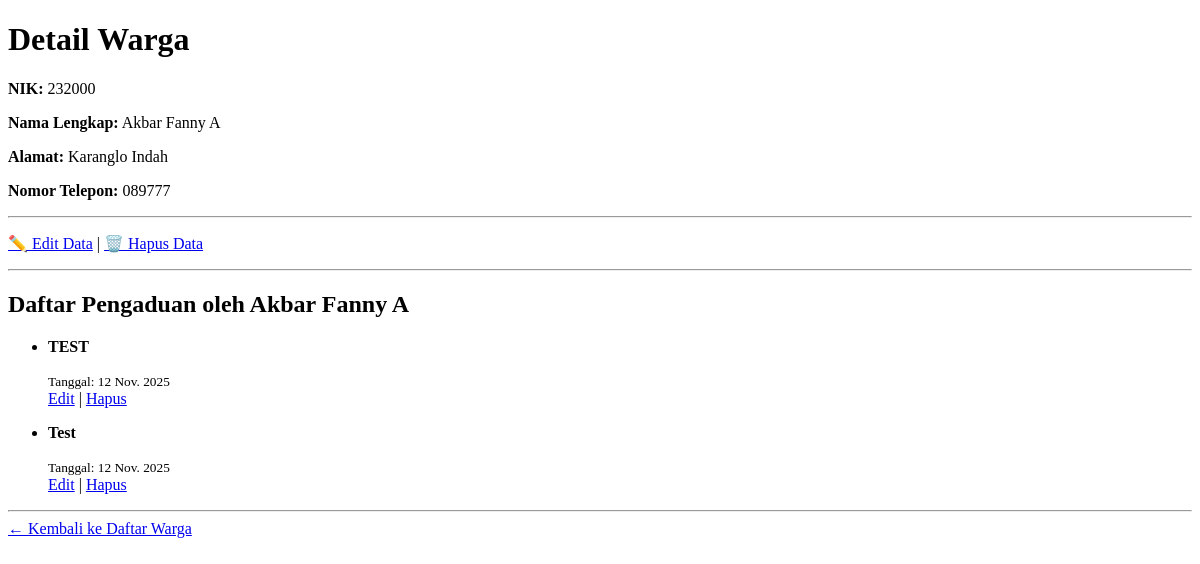
/warga/2/, run on an earlier commit of the app's database.
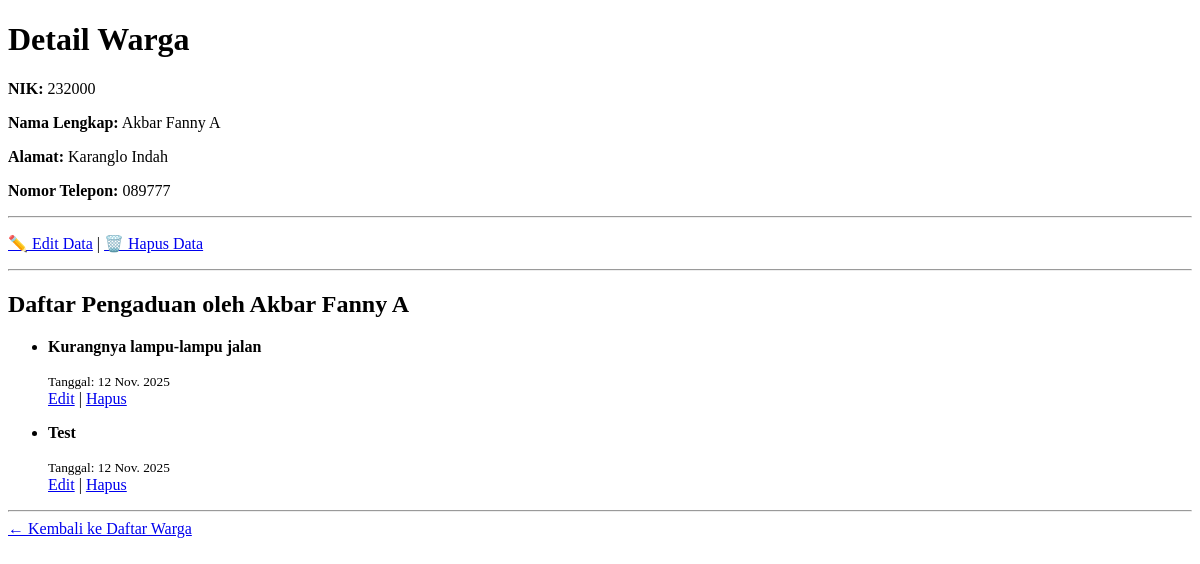
And on a later commit of the database.
### warga/models.py (models this page shows, shortened)
class Warga(models.Model):
    nik = models.CharField(max_length=20, unique=True)
    nama_lengkap = models.CharField(max_length=100)
    alamat = models.TextField()
    no_telepon = models.CharField(max_length=15)

class Pengaduan(models.Model):
    warga = models.ForeignKey(Warga, on_delete=models.CASCADE, null=True, blank=True)
    isi_laporan = models.TextField()
    tanggal = models.DateField(auto_now_add=True)

### warga/views.py (the view)
# urls.py: path('<int:pk>/', WargaDetailView.as_view(), name='warga-detail'),
class WargaDetailView(DetailView):
    model = Warga
    template_name = 'warga/warga_detail.html'
    context_object_name = 'warga'

### warga/templates/warga/warga_detail.html (shortened to what this page needs)
<!DOCTYPE html>
<html lang="id">
<head>
</head>
<body>
    <h1>Detail Warga</h1>
    <p><strong>NIK:</strong> {{ warga.nik }}</p>
    <p><strong>Nama Lengkap:</strong> {{ warga.nama_lengkap }}</p>
    <p><strong>Alamat:</strong> {{ warga.alamat }}</p>
    <p><strong>Nomor Telepon:</strong> {{ warga.no_telepon }}</p>
    <hr>
    <p>
        <a href="{% url 'warga-edit' warga.pk %}">✏️ Edit Data</a> |
        <a href="{% url 'warga-hapus' warga.pk %}">🗑️ Hapus Data</a>
    </p>
    <hr>
    <h2>Daftar Pengaduan oleh {{ warga.nama_lengkap }}</h2>
    <ul>
        {% for aduan in warga.pengaduan_set.all %}
            <li>
                <p><strong>{{ aduan.isi_laporan }}</strong></p>
                <small>Tanggal: {{ aduan.tanggal }}</small><br>
                <a href="{% url 'pengaduan-edit' aduan.pk %}">Edit</a> |
                <a href="{% url 'pengaduan-hapus' aduan.pk %}">Hapus</a>
            </li>
        {% empty %}
            <li>Belum ada pengaduan dari warga ini.</li>
        {% endfor %}
    </ul>
    <hr>
    <a href="{% url 'warga-list' %}">← Kembali ke Daftar Warga</a>
</body>
</html>

What changed in the data, as far as the page shows it:
changed Pengaduan: isi_laporan "TEST" → "Kurangnya lampu-lampu jalan"
